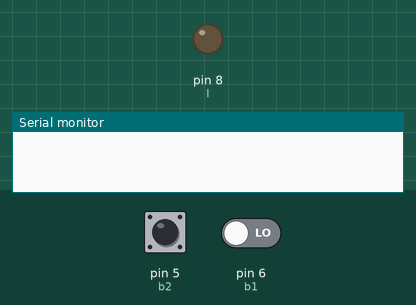
Bench run of a sketch on a simulated Arduino Uno, built with avr-gcc and run on an emulated ATmega328P. On the bench: output pins drawn as LEDs (lit = HIGH), the last lines printed to the serial monitor. Dashed ring = blinking. Inputs (shaded band) come from the test bench; at power-on: pin 5 (b2) LOW, pin 6 (b1) LOW.

Above: at 1.2 s.
1.3 s: pin 5 (b2) driven HIGH
At 1.73 s:
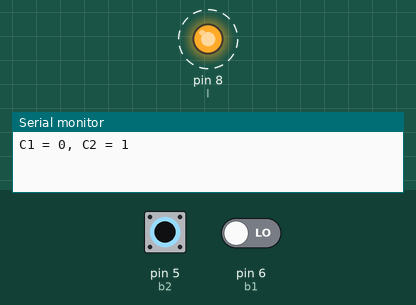
4.3 s: pin 5 (b2) driven LOW
At 4.3 s:
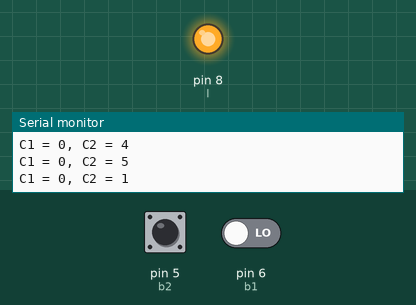
5.8 s: pin 6 (b1) driven HIGH
At 6.5 s:
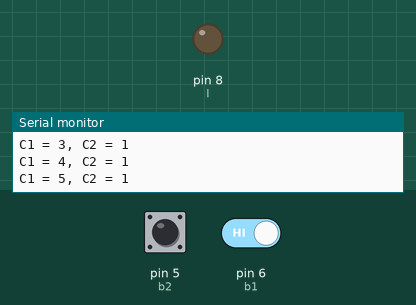
8.8 s: pin 5 (b2) pulsed HIGH 5 times (0.12 s each, 0.3 s apart)
Timing chart, 0 to 14.3 s (numbered marks = the images above; inputs shaded):
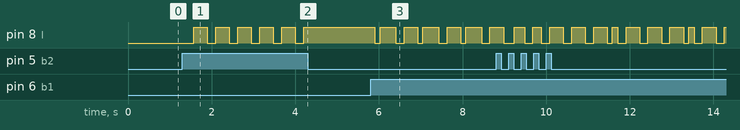

Measured:
- after the input at 1.3 s, pin 8 (l): alternates HIGH for 0.33 s and LOW for 0.20 s, starting after 0.28 s
- after the input at 4.3 s, pin 8 (l): stops changing and stays HIGH
- after the input at 5.8 s, pin 8 (l): HIGH → LOW after 0.10 s, then repeats every 1.0 s: HIGH 0.38 s, LOW 0.20 s, HIGH 0.33 s, LOW 0.13 s

The sketch:

contador_exerc_cio_2_1.ino
```cpp
int l = 8, b1 = 6, b2 = 5, es1, es2, cont1 = 0, cont2 = 0;

void setup()
{
  pinMode(b1, INPUT);
  pinMode(b2, INPUT);
  pinMode(l, OUTPUT);

  Serial.begin(6600);
}

void loop()
{
  es1 = digitalRead(b1);
  es2 = digitalRead(b2);

  if(es1 == 1)
  {
    cont1++;

    Serial.print("C1 = ");
    Serial.print(cont1);
    Serial.print(", C2 = ");
    Serial.println(cont2);

    if(cont1 == 5)
      cont1 = 0;

    if(cont1 == cont2)
    digitalWrite(l, 0);

    if(cont1 > cont2)
      digitalWrite(l, HIGH);

    if(cont1 < cont2)
    {
      digitalWrite(l, LOW);
      delay(200);
      digitalWrite(l, HIGH);
      delay(200);
    }
  }

  if(es2 == 1)
  {
    if(cont2 > 4)
      cont2 = 0;

    cont2++;

    Serial.print("C1 = ");
    Serial.print(cont1);
    Serial.print(", C2 = ");
    Serial.println(cont2);


    if(cont1 == cont2)
    digitalWrite(l, 0);

    if(cont1 > cont2)
      digitalWrite(l, HIGH);

    if(cont1 < cont2)
    {
      digitalWrite(l, LOW);
      delay(200);
      digitalWrite(l, HIGH);
      delay(200);
    }
  }


  delay(125);
}
```
